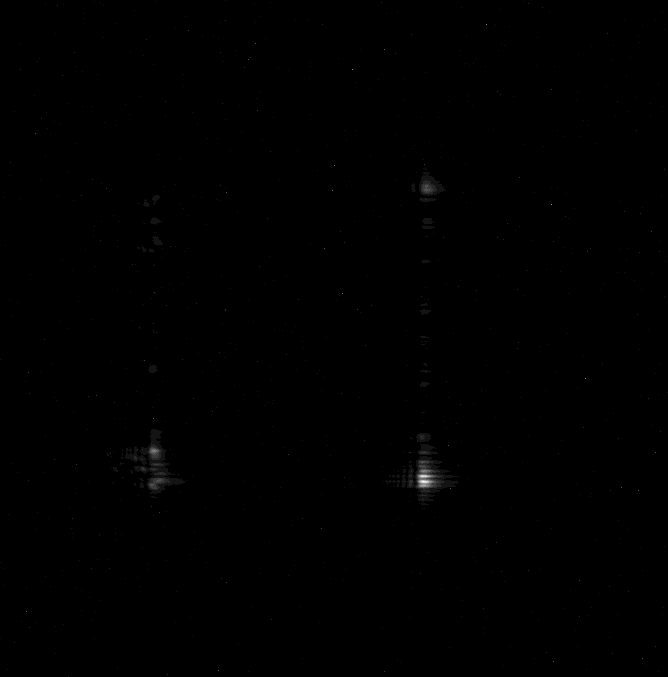
#> input picture reducing_noise/data/im3.tif, 668 x 677 px
$ jupyter execute --allow-errors notebook.ipynb
#> lines starting #> are read from the running program, lines starting #| are printed output that depends on the picture
Brillouin, reduction du flou

Auteur : Mathieu Laversin

Plan :

Filtrage non linéaire : Les filtres non linéaires, tels que le filtre de médiane, le filtre de diffusion anisotrope et le filtre de restauration, peuvent être utilisés pour réduire le flou tout en préservant les contours et les détails importants dans l'image.

Déconvolution : La déconvolution est une technique qui vise à inverser le flou dans une image en estimant la fonction de transfert du système optique responsable du flou. Des méthodes telles que la déconvolution de Wiener ou la déconvolution aveugle peuvent être utilisées pour restaurer les détails perdus dans une image floue.

Pyramides d'images : Les pyramides d'images sont des structures de données hiérarchiques qui représentent une image à différentes échelles. En utilisant les pyramides d'images, vous pouvez appliquer des techniques de restauration d'image à différentes échelles pour réduire le flou et améliorer la netteté.

Apprentissage profond : Les réseaux de neurones convolutionnels (CNN) peuvent être utilisés pour apprendre à restaurer les images floues. Vous pouvez entraîner un modèle CNN sur un ensemble de données d'images floues et nettes pour prédire la version nette à partir de la version floue.

Fusion d'images : La fusion d'images est une technique qui combine plusieurs images d'une scène pour produire une seule image de meilleure qualité. Vous pouvez utiliser des méthodes de fusion d'images pour combiner des images floues avec des images moins floues ou non floues pour améliorer la qualité de l'image finale.

[cell 1]
import matplotlib.pyplot as plt
import os
import cv2
from PIL import Image
import math

import numpy as np
from scipy.signal import fftconvolve
from scipy.signal import wiener

import tifffile as tiff

### Chargement des images

[cell 2]
# [25 lines left out: functions load_images_from_folder, display_images_in_grid, not called in this run]

### Codage

#### Filtrage Gaussien :

Le filtrage gaussien est efficace pour réduire le bruit et le flou dans les images tout en préservant les contours et les détails importants.

[cell 3]
import cv2
import matplotlib.pyplot as plt

def filtrage_gaussien_et_affichage(image_path, kernel_sizes):
    # Charger l'image
#> called with image_path = 'data/im3.tif'
    image = cv2.imread(image_path, cv2.IMREAD_UNCHANGED)
#> image is the input picture: shape (677, 668) uint16; min 77, max 3407, mean 118.6

    # Afficher l'image originale
    plt.figure(figsize=(15, 5))
    plt.subplot(1, len(kernel_sizes) + 1, 1)
    plt.imshow(image, cmap='gray')
    plt.title('Image originale')
    plt.axis('off')

    # Appliquer et afficher le filtrage gaussien pour chaque taille de noyau
    for i, kernel_size in enumerate(kernel_sizes):
        image_filtree = cv2.GaussianBlur(image, kernel_size, 0)
        plt.subplot(1, len(kernel_sizes) + 1, i + 2)
        plt.imshow(image_filtree, cmap='gray')
        plt.title(f'Kernel {kernel_size}')
        plt.axis('off')

    plt.show()
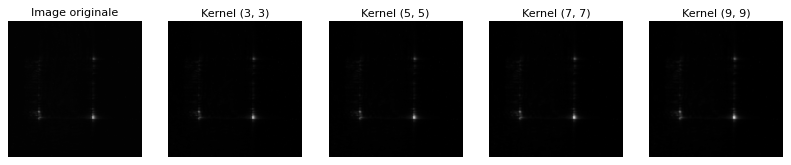
#> figure drawn by matplotlib, 5 panels

# Exemple d'utilisation de la fonction avec différentes tailles de noyaux
image_path = 'data/im3.tif'
kernel_sizes = [(3, 3), (5, 5), (7, 7), (9, 9)]
filtrage_gaussien_et_affichage(image_path, kernel_sizes)

En conclusion l'image filtrée n'est pas plus nette et n'est plus claire.

#### Déconvolution :

Déconvolution : La déconvolution est une technique qui vise à inverser le flou dans une image en estimant la fonction de transfert du système optique responsable du flou. Des méthodes telles que la déconvolution de Wiener ou la déconvolution aveugle peuvent être utilisées pour restaurer les détails perdus dans une image floue.

Déconvolution de Wiener : La déconvolution de Wiener est une méthode de déconvolution régularisée qui utilise la connaissance du bruit dans l'image pour restaurer l'image d'origine. Voici un exemple d'implémentation en utilisant la bibliothèque SciPy :

[cell 4]
import cv2
import numpy as np
import matplotlib.pyplot as plt
from scipy.signal import wiener

def deconvolution_wiener_et_affichage(image_floue, kernel_sizes):
    # Charger l'image
#> called with image_floue = 'data/im3.tif'
    image_floue = cv2.imread(image_floue, cv2.IMREAD_GRAYSCALE)
#> image_floue: shape (677, 668); min 0, max 13, mean 0.0178

    # Afficher l'image originale
    plt.figure(figsize=(15, 5))
    plt.subplot(1, len(kernel_sizes) + 1, 1)
    plt.imshow(image_floue, cmap='gray')
    plt.title('Image floue')
    plt.axis('off')

    # Appliquer et afficher la déconvolution de Wiener pour chaque taille de noyau
    for i, kernel_size in enumerate(kernel_sizes):
        image_restauree = wiener(image_floue, kernel_size)
        plt.subplot(1, len(kernel_sizes) + 1, i + 2)
        plt.imshow(image_restauree, cmap='gray')
        plt.title(f'Kernel {kernel_size}')
        plt.axis('off')

    plt.show()

# Exemple d'utilisation de la fonction avec différentes tailles de noyaux
image_floue = 'data/im3.tif'
kernel_sizes = [(2, 2), (5, 5), (7, 7), (15, 15)]
deconvolution_wiener_et_affichage(image_floue, kernel_sizes)


$ run again, with reducing_noise/data/im4.tif copied over reducing_noise/data/im3.tif
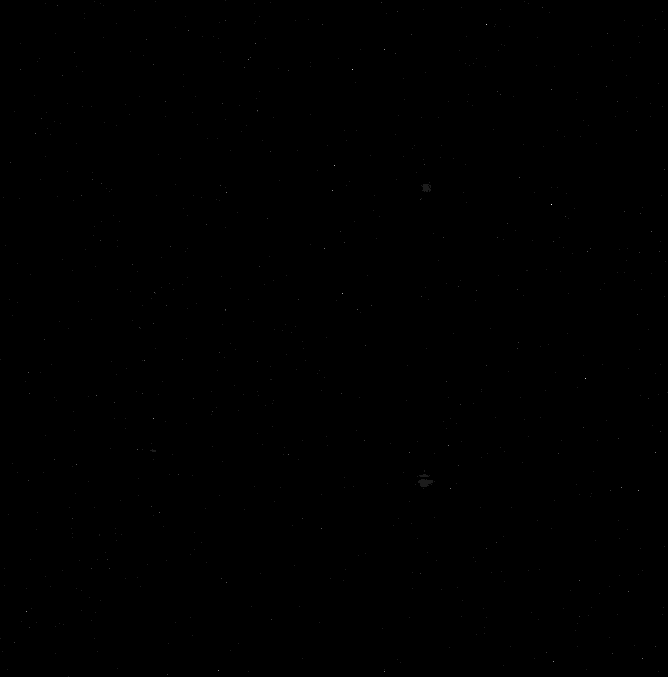
#> input picture reducing_noise/data/im4.tif, 668 x 677 px
#> in filtrage_gaussien_et_affichage, image is the input picture: shape (677, 668) uint16; min 80, max 2305, mean 109.5
#> the loop in filtrage_gaussien_et_affichage, `for i, kernel_size in enumerate(kernel_sizes):` made 4 passes
#> pass 2, in filtrage_gaussien_et_affichage, `image_filtree = cv2.GaussianBlur(image, kernel_size, 0)`:
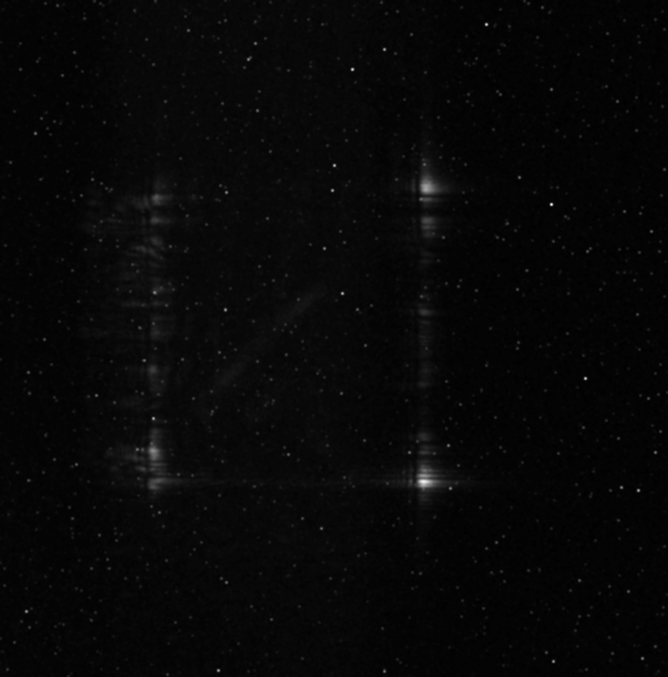
#> image_filtree: shape (677, 668) uint16; min 100, max 416, mean 109.5; drawn with min black and max white
